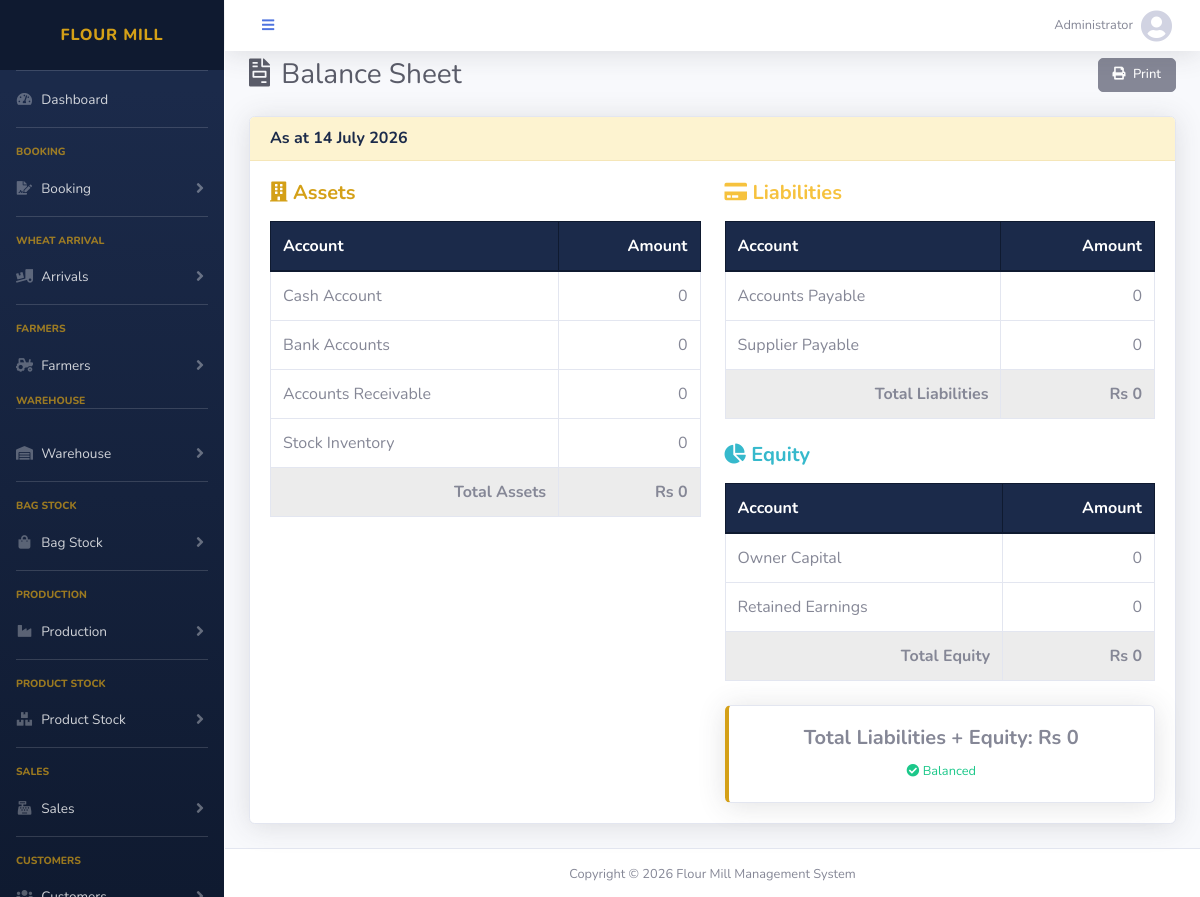
Screenshot of /modules/accounts/balance_sheet.php (signed in) with the database file from the repository.
### tables this page shows
CREATE TABLE chart_of_accounts (
    id              INT AUTO_INCREMENT PRIMARY KEY,
    code            VARCHAR(20) NOT NULL UNIQUE,
    name            VARCHAR(150) NOT NULL,
    type            ENUM('asset','liability','equity','income','expense') NOT NULL,
    parent_id       INT DEFAULT NULL,
    opening_balance DECIMAL(12,2) DEFAULT 0.00,
    balance         DECIMAL(12,2) DEFAULT 0.00,
    status          ENUM('active','inactive') DEFAULT 'active',
    created_at      TIMESTAMP DEFAULT CURRENT_TIMESTAMP,
    FOREIGN KEY (parent_id) REFERENCES chart_of_accounts(id)
);

### includes/config.php (called while the page is built)
<?php
$doc_root     = str_replace('\\', '/', $_SERVER['DOCUMENT_ROOT']);
$project_root = str_replace('\\', '/', dirname(__DIR__));
$base_url     = rtrim(str_replace($doc_root, '', $project_root), '/') . '/';
$asset_path   = $base_url . 'assets/sb-admin2/';

### includes/functions.php (called while the page is built, shortened)
<?php
function money($amount) {
    return number_format($amount, 0);
}

### modules/accounts/balance_sheet.php (the view, shortened to what this page needs)
<?php
require_once '../../includes/config.php';
$active_page = 'balance_sheet';
require_once '../../includes/db.php';
include '../../includes/header.php';
$assets = $conn->query("SELECT code, name, balance FROM chart_of_accounts WHERE type='asset' AND parent_id IS NOT NULL AND status='active' ORDER BY code");
$liabilities = $conn->query("SELECT code, name, balance FROM chart_of_accounts WHERE type='liability' AND parent_id IS NOT NULL AND status='active' ORDER BY code");
$equities = $conn->query("SELECT code, name, balance FROM chart_of_accounts WHERE type='equity' AND parent_id IS NOT NULL AND status='active' ORDER BY code");
$total_assets = 0;
$total_liabilities = 0;
$total_equity = 0;
?>
<div class="d-sm-flex align-items-center justify-content-between mb-4">
    <h1 class="h3 mb-0 text-gray-800"><i class="fas fa-file-invoice mr-1"></i> Balance Sheet</h1>
    <button class="btn btn-sm btn-secondary no-print" onclick="window.print()"><i class="fas fa-print mr-1"></i> Print</button>
</div>
<div class="card shadow mb-4">
    <div class="card-header"><h6 class="font-weight-bold m-0">As at <?= date('d F Y') ?></h6></div>
    <div class="card-body">
        <div class="row">
            <div class="col-md-6">
                <h5 class="text-primary font-weight-bold mb-3"><i class="fas fa-building"></i> Assets</h5>
                <table class="table table-bordered">
                    <thead class="thead-dark"><tr><th>Account</th><th class="text-right">Amount</th></tr></thead>
                    <tbody>
                        <?php while ($a = $assets->fetch_assoc()): $total_assets += $a['balance']; ?>
                        <tr><td><?= htmlspecialchars($a['name']) ?></td><td class="text-right"><?= money($a['balance']) ?></td></tr>
                        <?php endwhile; ?>
                    </tbody>
                    <tfoot class="table-active">
                        <tr><th class="text-right">Total Assets</th><th class="text-right">Rs <?= money($total_assets) ?></th></tr>
                    </tfoot>
                </table>
            </div>
            <div class="col-md-6">
                <h5 class="text-warning font-weight-bold mb-3"><i class="fas fa-credit-card"></i> Liabilities</h5>
                <table class="table table-bordered">
                    <thead class="thead-dark"><tr><th>Account</th><th class="text-right">Amount</th></tr></thead>
                    <tbody>
                        <?php while ($l = $liabilities->fetch_assoc()): $total_liabilities += $l['balance']; ?>
                        <tr><td><?= htmlspecialchars($l['name']) ?></td><td class="text-right"><?= money($l['balance']) ?></td></tr>
                        <?php endwhile; ?>
                    </tbody>
                    <tfoot class="table-active">
                        <tr><th class="text-right">Total Liabilities</th><th class="text-right">Rs <?= money($total_liabilities) ?></th></tr>
                    </tfoot>
                </table>
                <h5 class="text-info font-weight-bold mt-4 mb-3"><i class="fas fa-chart-pie"></i> Equity</h5>
                <table class="table table-bordered">
                    <thead class="thead-dark"><tr><th>Account</th><th class="text-right">Amount</th></tr></thead>
                    <tbody>
                        <?php while ($e = $equities->fetch_assoc()): $total_equity += $e['balance']; ?>
                        <tr><td><?= htmlspecialchars($e['name']) ?></td><td class="text-right"><?= money($e['balance']) ?></td></tr>
                        <?php endwhile; ?>
                    </tbody>
                    <tfoot class="table-active">
                        <tr><th class="text-right">Total Equity</th><th class="text-right">Rs <?= money($total_equity) ?></th></tr>
                    </tfoot>
                </table>
                <div class="card border-left-primary shadow mt-4">
                    <div class="card-body text-center">
                        <h5 class="font-weight-bold">
                            Total Liabilities + Equity: Rs <?= money($total_liabilities + $total_equity) ?>
                        </h5>
                        <small class="<?= abs($total_assets - ($total_liabilities + $total_equity)) < 0.01 ? 'text-success' : 'text-danger' ?>">
                            <i class="fas fa-<?= abs($total_assets - ($total_liabilities + $total_equity)) < 0.01 ? 'check-circle' : 'exclamation-circle' ?>"></i>
                            <?= abs($total_assets - ($total_liabilities + $total_equity)) < 0.01 ? 'Balanced' : 'Difference: Rs ' . money(abs($total_assets - ($total_liabilities + $total_equity))) ?>
                        </small>
                    </div>
                </div>
            </div>
        </div>
    </div>
</div>
<?php include '../../includes/footer.php'; ?>

### includes/header.php (shortened to what this page needs)
<?php
require_once __DIR__ . '/config.php';
require_once __DIR__ . '/functions.php';
$bookings_active     = in_array($active_page ?? '', ['booking_add','booking_list']);
$production_active   = in_array($active_page ?? '', ['production_add','production_list','production_report','issuance']);
$customers_active    = in_array($active_page ?? '', ['customer_add','customer_list','customer_ledger','customer_receipt']);
$sales_active        = in_array($active_page ?? '', ['sale_add','sale_list']);
$masters_active      = in_array($active_page ?? '', ['warehouses','warehouse_view','warehouse_stock']);
$arrivals_active     = in_array($active_page ?? '', ['arrival_add','arrival_list','arrival_stock']);
$farmers_active      = in_array($active_page ?? '', ['farmer_list','farmer_ledger','farmer_payment']);
$stock_active        = in_array($active_page ?? '', ['product_stock','stock_ledger','stock_adjustment']);
$bags_active         = in_array($active_page ?? '', ['bag_in','bag_out','bag_adjust','bag_ledger']);
?>
<!DOCTYPE html>
<html lang="en">
<head>
    <link href="<?= $asset_path ?>vendor/fontawesome-free/css/all.min.css" rel="stylesheet">
    <link href="<?= $asset_path ?>css/sb-admin-2.min.css" rel="stylesheet">
    <link href="<?= $asset_path ?>vendor/datatables/dataTables.bootstrap4.min.css" rel="stylesheet">
</head>
<body id="page-top">
    <div id="wrapper">
        <ul class="navbar-nav bg-gradient-primary sidebar sidebar-dark accordion" id="accordionSidebar">
            <a class="sidebar-brand d-flex align-items-center justify-content-center" href="<?= $base_url ?>dashboard.php">
                <div class="sidebar-brand-text mx-3">Flour Mill</div>
            </a>
            <hr class="sidebar-divider my-0">
            <li class="nav-item <?= ($active_page ?? '') === 'dashboard' ? 'active' : '' ?>">
                <a class="nav-link" href="<?= $base_url ?>dashboard.php">
                    <i class="fas fa-fw fa-tachometer-alt"></i>
                    <span>Dashboard</span>
                </a>
            </li>
            <hr class="sidebar-divider">
            <div class="sidebar-heading">Booking</div>
            <li class="nav-item <?= $bookings_active ? 'active' : '' ?>">
                <a class="nav-link <?= $bookings_active ? '' : 'collapsed' ?>" href="#" data-toggle="collapse" data-target="#collapseBookings" aria-expanded="<?= $bookings_active ? 'true' : 'false' ?>">
                    <i class="fas fa-fw fa-file-signature"></i>
                    <span>Booking</span>
                </a>
            </li>
            <hr class="sidebar-divider">
            <div class="sidebar-heading">Wheat Arrival</div>
            <li class="nav-item <?= $arrivals_active ? 'active' : '' ?>">
                <a class="nav-link <?= $arrivals_active ? '' : 'collapsed' ?>" href="#" data-toggle="collapse" data-target="#collapseArrivals" aria-expanded="<?= $arrivals_active ? 'true' : 'false' ?>">
                    <i class="fas fa-fw fa-truck-loading"></i>
                    <span>Arrivals</span>
                </a>
            </li>
            <hr class="sidebar-divider">
            <div class="sidebar-heading">Farmers</div>
            <li class="nav-item <?= $farmers_active ? 'active' : '' ?>">
                <a class="nav-link <?= $farmers_active ? '' : 'collapsed' ?>" href="#" data-toggle="collapse" data-target="#collapseFarmers" aria-expanded="<?= $farmers_active ? 'true' : 'false' ?>">
                    <i class="fas fa-fw fa-tractor"></i>
                    <span>Farmers</span>
                </a>
            </li>
            <div class="sidebar-heading">Warehouse</div>
            <hr class="sidebar-divider">
            <li class="nav-item <?= $masters_active ? 'active' : '' ?>">
                <a class="nav-link <?= $masters_active ? '' : 'collapsed' ?>" href="#" data-toggle="collapse" data-target="#collapseWarehouse" aria-expanded="<?= $masters_active ? 'true' : 'false' ?>">
                    <i class="fas fa-fw fa-warehouse"></i>
                    <span>Warehouse</span>
                </a>
            </li>
            <hr class="sidebar-divider">
            <div class="sidebar-heading">Bag Stock</div>
            <li class="nav-item <?= $bags_active ? 'active' : '' ?>">
                <a class="nav-link <?= $bags_active ? '' : 'collapsed' ?>" href="#" data-toggle="collapse" data-target="#collapseBags" aria-expanded="<?= $bags_active ? 'true' : 'false' ?>">
                    <i class="fas fa-fw fa-shopping-bag"></i>
                    <span>Bag Stock</span>
                </a>
            </li>
            <hr class="sidebar-divider">
            <div class="sidebar-heading">Production</div>
            <li class="nav-item <?= $production_active ? 'active' : '' ?>">
                <a class="nav-link <?= $production_active ? '' : 'collapsed' ?>" href="#" data-toggle="collapse" data-target="#collapseProduction" aria-expanded="<?= $production_active ? 'true' : 'false' ?>">
                    <i class="fas fa-fw fa-industry"></i>
                    <span>Production</span>
                </a>
            </li>
            <hr class="sidebar-divider">
            <div class="sidebar-heading">Product Stock</div>
            <li class="nav-item <?= $stock_active ? 'active' : '' ?>">
                <a class="nav-link <?= $stock_active ? '' : 'collapsed' ?>" href="#" data-toggle="collapse" data-target="#collapseProducts" aria-expanded="<?= $stock_active ? 'true' : 'false' ?>">
                    <i class="fas fa-fw fa-boxes"></i>
                    <span>Product Stock</span>
                </a>
            </li>
            <hr class="sidebar-divider">
            <div class="sidebar-heading">Sales</div>
            <li class="nav-item <?= $sales_active ? 'active' : '' ?>">
                <a class="nav-link <?= $sales_active ? '' : 'collapsed' ?>" href="#" data-toggle="collapse" data-target="#collapseSales" aria-expanded="<?= $sales_active ? 'true' : 'false' ?>">
                    <i class="fas fa-fw fa-cash-register"></i>
                    <span>Sales</span>
                </a>
            </li>
            <hr class="sidebar-divider">
            <div class="sidebar-heading">Customers</div>
            <li class="nav-item <?= $customers_active ? 'active' : '' ?>">
                <a class="nav-link <?= $customers_active ? '' : 'collapsed' ?>" href="#" data-toggle="collapse" data-target="#collapseCustomers" aria-expanded="<?= $customers_active ? 'true' : 'false' ?>">
                    <i class="fas fa-fw fa-users"></i>
                    <span>Customers</span>
                </a>
            </li>
        </ul>
        <nav class="navbar navbar-expand navbar-light bg-white topbar fixed-topbar mb-0 static-top shadow">
            <button id="sidebarToggleTop" class="btn btn-link rounded-circle mr-3">
                <i class="fa fa-bars"></i>
            </button>
            <ul class="navbar-nav ml-auto">
                <li class="nav-item dropdown no-arrow">
                    <a class="nav-link dropdown-toggle" href="#" id="userDropdown" role="button" data-toggle="dropdown">
                        <span class="mr-2 d-none d-lg-inline text-gray-600 small"><?= htmlspecialchars($_SESSION['full_name'] ?? $_SESSION['email'] ?? 'User') ?></span>
                        <i class="fas fa-user-circle fa-2x text-gray-400"></i>
                    </a>
                </li>
            </ul>
        </nav>
        <div id="content-wrapper" class="d-flex flex-column">
            <div id="content">
                <div class="container-fluid">

### includes/footer.php (shortened to what this page needs)
<?php require_once __DIR__ . '/config.php'; ?>
                </div>
            </div>
        <footer style="background:#fff; border-top:1px solid #e3e6f0; padding:12px 0; text-align:center;">
            <span class="text-muted small">Copyright &copy; <?= date('Y') ?> Flour Mill Management System</span>
        </footer>
        </div>
</body>
</html>

### includes/header.php (style rules this page uses)
:root { --navy: #1B2A4A; --navy-dark: #0F1A30; --gold: #D4A017; --gold-dark: #B8860B; --gold-light: #FDF3D0; }
.fixed-topbar, .topbar { position: fixed; top: 0; right: 0; left: 225px; z-index: 1030; transition: left 0.2s ease; height: auto !important; min-height: 0 !important; padding: 0.35rem 1rem !important; }
.topbar .nav-item .nav-link { height: auto !important; padding: 0.25rem 0.75rem !important; }
#content-wrapper { padding-top: 58px; padding-bottom: 0px; margin-left: 225px; min-height: 100vh; transition: margin-left 0.2s ease; }
.sidebar { position: fixed !important; top: 0 !important; left: 0 !important; bottom: 0 !important; z-index: 1040 !important; overflow-y: auto !important; overflow-x: hidden !important; transition: left 0.2s ease !important; }
.bg-gradient-primary { background: linear-gradient(180deg, var(--navy) 10%, var(--navy-dark) 100%) !important; }
.sidebar-brand { background-color: var(--navy-dark) !important; }
.text-primary { color: var(--gold) !important; }
.border-left-primary { border-left-color: var(--gold) !important; }
a { color: var(--gold-dark); }
.card-header { background-color: var(--gold-light) !important; border-bottom: 1px solid #F5E6B8 !important; }
.card-header .font-weight-bold { color: var(--navy) !important; }
.table .thead-dark th { background-color: var(--navy) !important; border-color: var(--navy-dark) !important; }
.bg-gradient-primary .sidebar-brand-text, .bg-gradient-primary .sidebar-brand-icon i { color: var(--gold) !important; }
.sidebar .sidebar-heading { color: rgba(212, 160, 23, 0.7) !important; }
.sidebar-dark .nav-item .nav-link[data-toggle="collapse"]::after { color: rgba(255,255,255,0.35) !important; }
.btn { padding: 8px 20px !important; font-size: 14px !important; border-radius: 5px !important; font-weight: 500 !important; }
.btn-sm { padding: 6px 14px !important; font-size: 13px !important; }

### rows the page displays
chart_of_accounts: name "Cash Account", balance "0"
chart_of_accounts: name "Bank Accounts", balance "0"
chart_of_accounts: name "Accounts Receivable", balance "0"
chart_of_accounts: name "Stock Inventory", balance "0"
chart_of_accounts: name "Accounts Payable", balance "0"
chart_of_accounts: name "Supplier Payable", balance "0"
chart_of_accounts: name "Owner Capital", balance "0"
chart_of_accounts: name "Retained Earnings", balance "0"

### other values shown
$_SESSION['full_name'] "Administrator"
money($total_assets) "0"
money($total_liabilities) "0"
money($total_equity) "0"
money($total_liabilities + $total_equity) "0"
